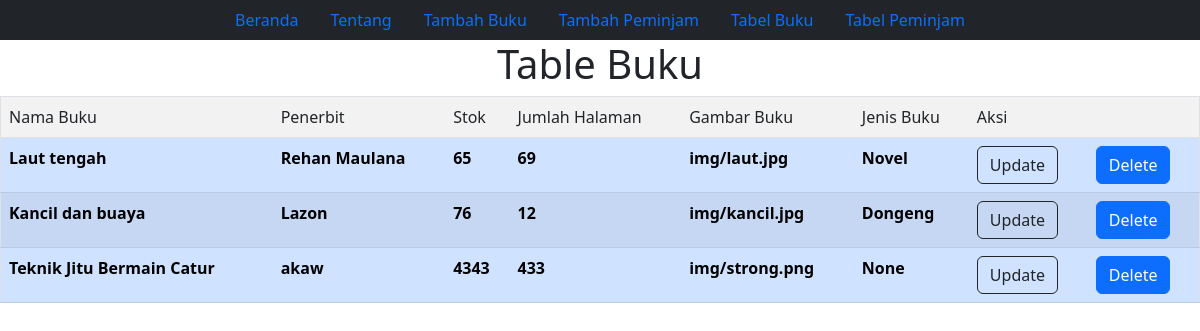
Page /Tbuku/ on the committed database.
### uts/models.py (models this page shows, shortened)
class Buku(models.Model):
    nama_buku = models.CharField(max_length=50)
    penerbit = models.CharField(max_length=30)
    stok = models.BigIntegerField()
    jumlah_halaman = models.BigIntegerField()
    gbr_buku = models.CharField(max_length=150, blank=True)
    jenis_buku = models.ForeignKey(Jenis, on_delete=models.CASCADE,null=True)

class Jenis(models.Model):
    nama = models.CharField(max_length=50)
    ket = models.TextField()
    def __str__(self):
        return self.nama

### uts/views.py (the view)
# urls.py: path('Tbuku/' ,tampilBuku),
def tampilBuku(request):
    bukuku = Buku.objects.all()
    konteks = {
        'bukuku': bukuku,
    }
    return render(request, 'tampil_buku.html' , konteks)

### templates/tampil_buku.html
{% extends 'base.html' %}
{% load static %}
{% block tabelbarang %}
    <h1 style="text-align: center;">Table Buku</h1>
    <table border="1" class="table table-responsive table-striped py-2">
        <tr>
            <td>Nama Buku</td>
            <td>Penerbit</td>
            <td>Stok</td>
            <td>Jumlah Halaman</td>
            <td>Gambar Buku</td>
            <td>Jenis Buku</td>
            <td colspan="2">Aksi</td>
        </tr>
    {% for Buku in bukuku %}
    <tr class="table-primary">
        <th> {{ Buku.nama_buku }}</th>
        <th> {{ Buku.penerbit }}</th>
        <th> {{ Buku.stok }}</th>
        <th> {{ Buku.jumlah_halaman }}</th>
        <th> {{ Buku.gbr_buku }}</th>
        <th> {{ Buku.jenis_buku }}</th>
        <th><a href="editTbl/{{ Buku.id }}" class="btn btn-outline-dark">Update</a></th>
       <th><a href="delTbl/{{ Buku.id }}" class="btn btn-primary">Delete</a></th>
     </tr>
    {% endfor %}
    </table>
</body>
</html>
{% endblock %}

### templates/base.html (shortened to what this page needs)
<!DOCTYPE html>
<html lang="en">
<head>
    <link rel="stylesheet" href="https://cdn.jsdelivr.net/npm/swiper@8/swiper-bundle.min.css"/>
  <link href="https://cdn.jsdelivr.net/npm/bootstrap@5.2.2/dist/css/bootstrap.min.css" rel="stylesheet">
</head>
<body>
    <ul class="nav justify-content-center bg-dark sticky-lg-top">
        <li class="nav-item">
          <a class="nav-link active" aria-current="page" href="/">Beranda</a>
        </li>
        <li class="nav-item">
          <a class="nav-link" href="/tentang">Tentang</a>
        </li>
        <li class="nav-item">
          <a class="nav-link" href="/tambahbuku">Tambah Buku</a>
        </li>
        <li class="nav-item">
          <a class="nav-link" href="/tambah">Tambah Peminjam</a>
        </li>
        <li class="nav-item">
          <a class="nav-link" href="/Tbuku">Tabel Buku</a>
        </li>
        <li class="nav-item">
            <a class="nav-link" href="/Tpeminjam">Tabel Peminjam</a>
          </li>
      </ul>
      {% block tabelbarang %}
      {% endblock %}
     </body>
</html>

### rows in the picture
Buku: nama_buku "Laut tengah", penerbit "Rehan Maulana", stok "65", jumlah_halaman "69", gbr_buku "img/laut.jpg", jenis_buku "Novel"
Buku: nama_buku "Kancil dan buaya", penerbit "Lazon", stok "76", jumlah_halaman "12", gbr_buku "img/kancil.jpg", jenis_buku "Dongeng"
Buku: nama_buku "Teknik Jitu Bermain Catur", penerbit "akaw", stok "4343", jumlah_halaman "433", gbr_buku "img/strong.png", jenis_buku "None"
